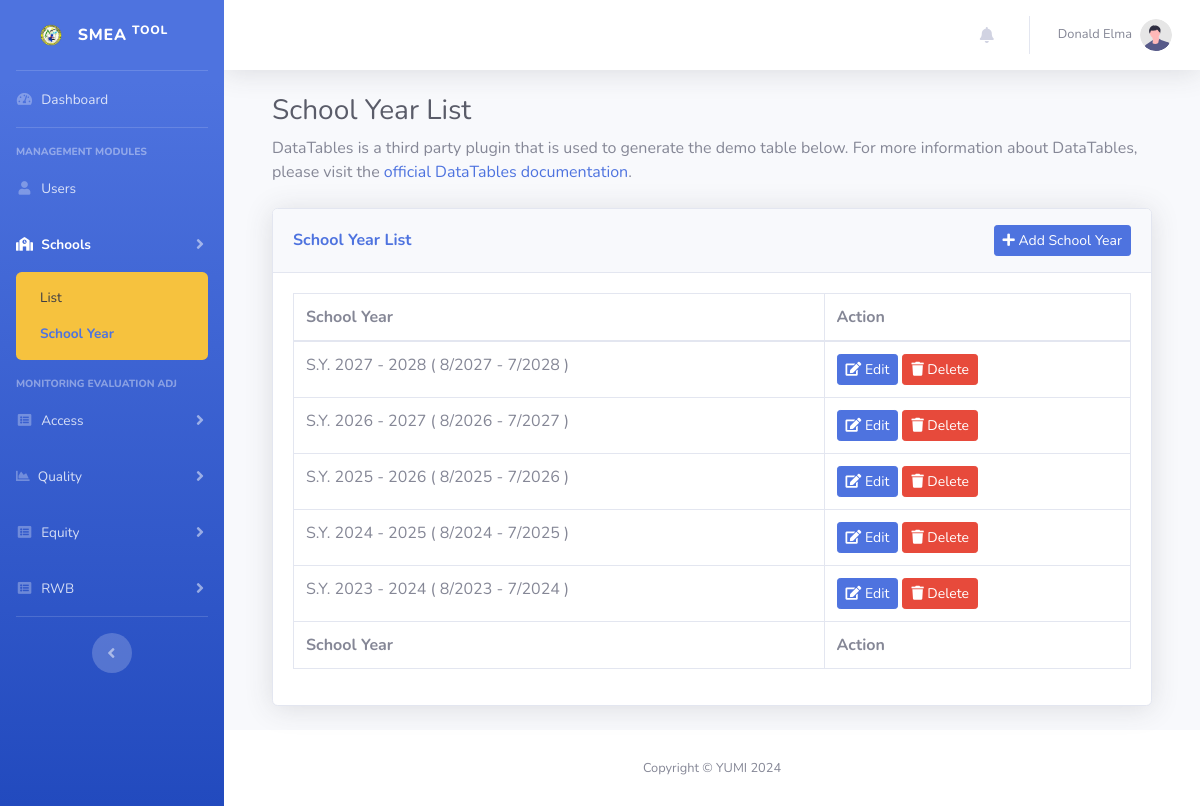
The page /school-year-list.php (signed in) on the database its author committed.
### tables this page shows
CREATE TABLE IF NOT EXISTS `school_year` (
  `id` int NOT NULL AUTO_INCREMENT,
  `start_month` int NOT NULL DEFAULT '0',
  `start_year` int NOT NULL DEFAULT '0',
  `end_month` int NOT NULL DEFAULT '0',
  `end_year` int NOT NULL DEFAULT '0',
  `updated_at` timestamp NOT NULL DEFAULT CURRENT_TIMESTAMP ON UPDATE CURRENT_TIMESTAMP,
  `created_at` timestamp NOT NULL DEFAULT CURRENT_TIMESTAMP,
  PRIMARY KEY (`id`)
);

### school-year-list.php (the view, shortened to what this page needs)
<?php
require_once "connection/db.php";
include_once('header.php');
$sql = "SELECT * FROM school_year ORDER BY start_year DESC";
$syResult = $conn->query($sql);
?>
<body id="page-top">
    <div id="wrapper">
        <?php include_once "sidebar.php"; ?>
        <div id="content-wrapper" class="d-flex flex-column">
            <div id="content">
                <?php include_once "navbar.php"?>
                <div class="container-fluid">
                    <div class="container-fluid">
                    <h1 class="h3 mb-2 text-gray-800">School Year List</h1>
                    <p class="mb-4">DataTables is a third party plugin that is used to generate the demo table below.
                        For more information about DataTables, please visit the <a target="_blank"
                            href="https://datatables.net">official DataTables documentation</a>.</p>
                    <div class="card shadow mb-4">
                        <div class="card-header py-3 d-flex justify-content-between align-items-center">
                            <h6 class="m-0 font-weight-bold text-primary">School Year List</h6>
                            <?php if(isset($_SESSION['role']) && $_SESSION['role'] == 1): ?>
                            <a href="addSchoolYear.php" class="btn btn-primary btn-sm">
                                <i class="fas fa-plus"></i> Add School Year
                            </a>
                            <?php endif; ?>
                        </div>
                        <div class="card-body">
                            <div class="table-responsive">
                                <table class="table table-bordered" id="dataTable" width="100%" cellspacing="0">
                                    <thead>
                                        <tr>
                                            <th>School Year</th>
                                            <th>Action</th>
                                        </tr>
                                    </thead>
                                    <tfoot>
                                        <tr>
                                            <th>School Year</th>
                                            <th>Action</th>
                                        </tr>
                                    </tfoot>
                                    <tbody>
                                        <?php
                                            if ($syResult->num_rows > 0) {
                                                while($row = $syResult->fetch_assoc()) {
                                                    echo "
                                                        <tr>
                                                            <td> S.Y. ".$row["start_year"]." - ".$row["end_year"]." ( ".$row['start_month']."/".$row["start_year"]." - ".$row['end_month']."/".$row["end_year"]." ) </td>
                                                            <td>";
                                                    echo isset($_SESSION['role']) && $_SESSION['role'] == 1 ? "
                                                            <a href='addSchoolYear.php?id=".$row["id"]."&type=edit' class='btn btn-primary btn-sm'><i class='fas fa-edit'></i> Edit</a>
                                                            <a href='addSchoolYear.php?id=".$row["id"]."&type=delete' class='btn btn-danger btn-sm'><i class='fas fa-trash'></i> Delete</a>" : "";
                                                    echo " </td>
                                                        </tr>
                                                    ";
                                                }
                                            }
                                        ?>
                                    </tbody>
                                </table>
                            </div>
                        </div>
                    </div>
                </div>
            </div>
            <footer class="sticky-footer bg-white">
                <div class="container my-auto">
                    <div class="copyright text-center my-auto">
                        <span>Copyright &copy; YUMI 2024</span>
                    </div>
                </div>
            </footer>
        </div>
    </div>
</body>
</html>

### rows shown on the page
school_year: start_year "2027", end_year "2028", start_month "8", end_month "7"
school_year: start_year "2026", end_year "2027", start_month "8", end_month "7"
school_year: start_year "2025", end_year "2026", start_month "8", end_month "7"
school_year: start_year "2024", end_year "2025", start_month "8", end_month "7"
school_year: start_year "2023", end_year "2024", start_month "8", end_month "7"

### other values the page prints
$_SESSION["fullname"] "Donald Elma"
